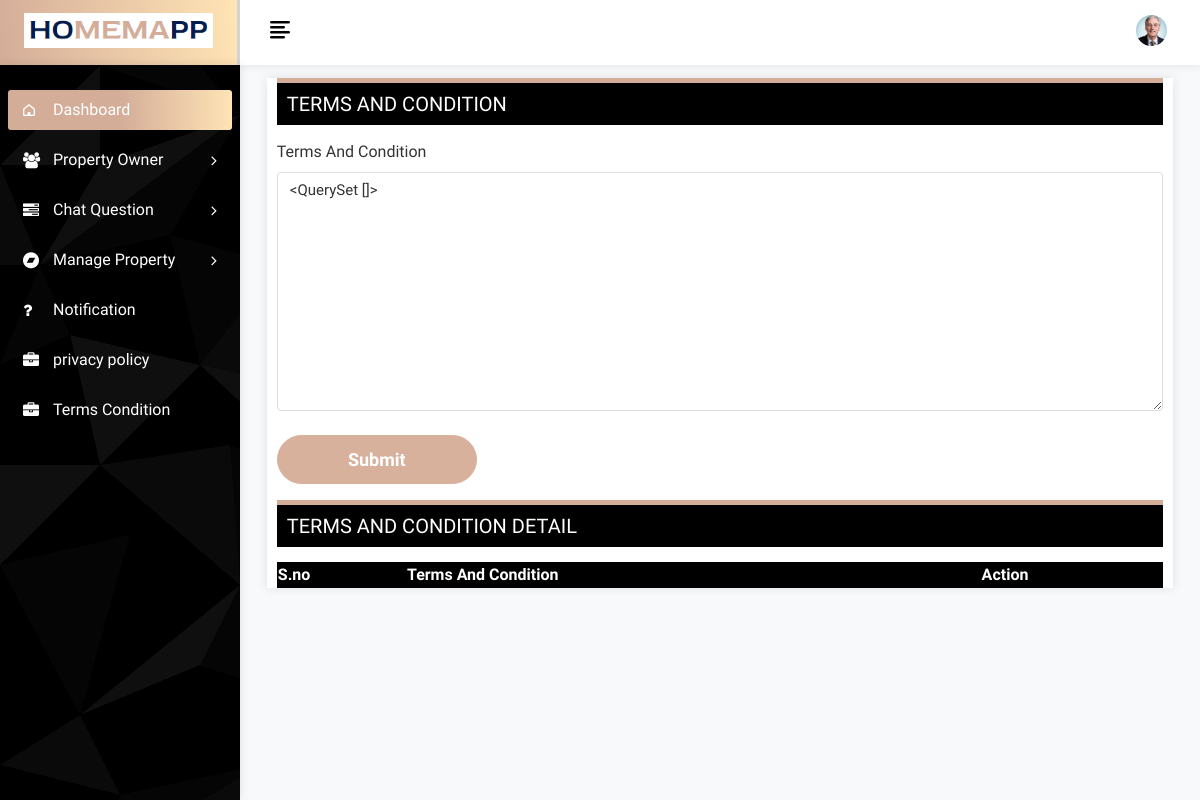
Before: /Terms_Condition with the older database file.
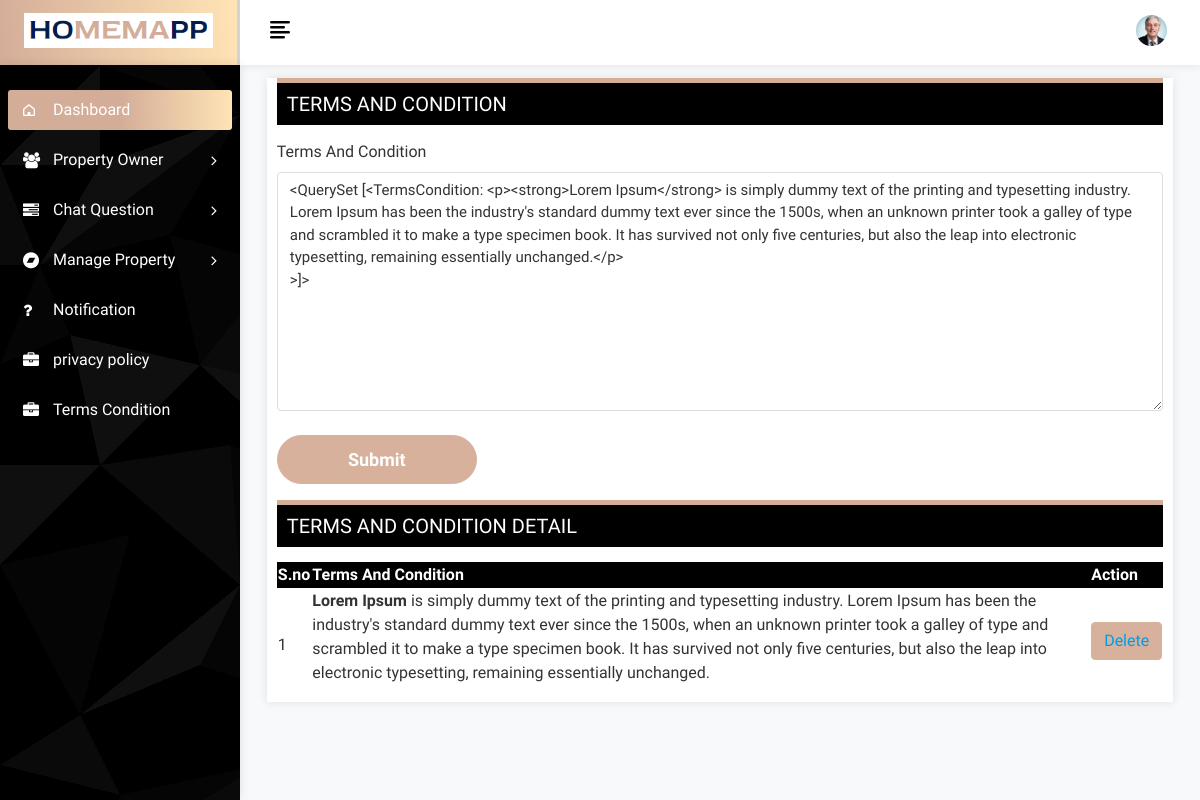
After: the same page with the newer database file.
### app/models.py (models this page shows)
class TermsCondition(models.Model):
    terms_condition = models.TextField()
    def __str__(self):
        return self.terms_condition

### app/views.py (the view, shortened to what this page needs)
# urls.py: path('Terms_Condition',views.terms_condition,name='terms_condition'),
def terms_condition(request):
    terms_data = TermsCondition.objects.all()
    context = {
        'terms_data': terms_data,
    }
    return render(request, 'terms_condition.html', context)

### templates/terms_condition.html (shortened to what this page needs)
{% extends 'base.html'%}
{% block content %}
            <div class="page-wrapper">
                <div class="content container-fluid">
					<div class="page-header">
						<div class="row">
							<div class="col-sm-12">
							   <div class="card full-header">
								  <div class="text-editor">
									 <div class="users">
										 <h3 class="page-title">Terms And Condition</h3>
									 </div>
									  <div class="user-box">
								        <div class="datatables">
										 <form method="post" enctype="multipart/form-data">
											<div class="text-editor">
												<label for="id_terms_condition">Terms And Condition</label>
												<textarea id="myeditor" name="terms_condition" class="form-control" rows="10" cols="80" Required>{{ terms_data |safe }}</textarea>
												<div class="submits-btns mt-4">
													<input class="btn btn-primary submit-btn" name="submit" type="submit">
												</div>
											</div>
										</form>
                                       </div>
                                       </div>
									</div>
									<div class="full-editor mt-3">
									   <div class="users">
										<h3 class="page-title">Terms And Condition Detail</h3>
									   </div>
                                        <table id="example" class="display nowrap" style="width:100%">
						        <thead>
						            <tr>
						            	<th>S.no</th>
						                <th>Terms And Condition</th>
						                <th>Action</th>
						            </tr>
						        </thead>
						        <tbody>
									{% for tc in terms_data%}
						           <tr class="even">
	                                    <td>{{forloop.counter}}</td>
	                                     <td>{{tc.terms_condition |safe }}</td>
	                                    <td>
	                                      <button class="btn btn-primary mb-2"><a class="edit-btn" href="{% url 'delete_terms_condition' id=tc.id%}">Delete</a></button>
	                                  </td>
	                                </tr>
									{% endfor %}
						        </tbody>
						    </table>
									</div>
								</div>
							</div>
						</div>
					</div>
				</div>
			</div>
{% endblock%}

Changed rows visible on the page:
added TermsCondition: terms_condition "<QuerySet [<TermsCondition: <p><strong>Lorem Ipsum</strong> is simply dummy text of the printing and typesetting industry. Lorem Ipsum has been the industry's standard dummy text ever since the 1500s, when an unknown printer took a galley of type and scrambled it to make a type specimen book. It has survived not only five centuries, but also the leap into electronic typesetting, remaining essentially unchanged.</p> >]>", terms_condition "Lorem Ipsum is simply dummy text of the printing and typesetting industry. Lorem Ipsum has been the industry's standard dummy text ever since the 1500s, when an unknown printer took a galley of type and scrambled it to make a type specimen book. It has survived not only five centuries, but also the leap into electronic typesetting, remaining essentially unchanged."
Other visible differences:
form field terms_condition: "<QuerySet []>" → (not shown)
